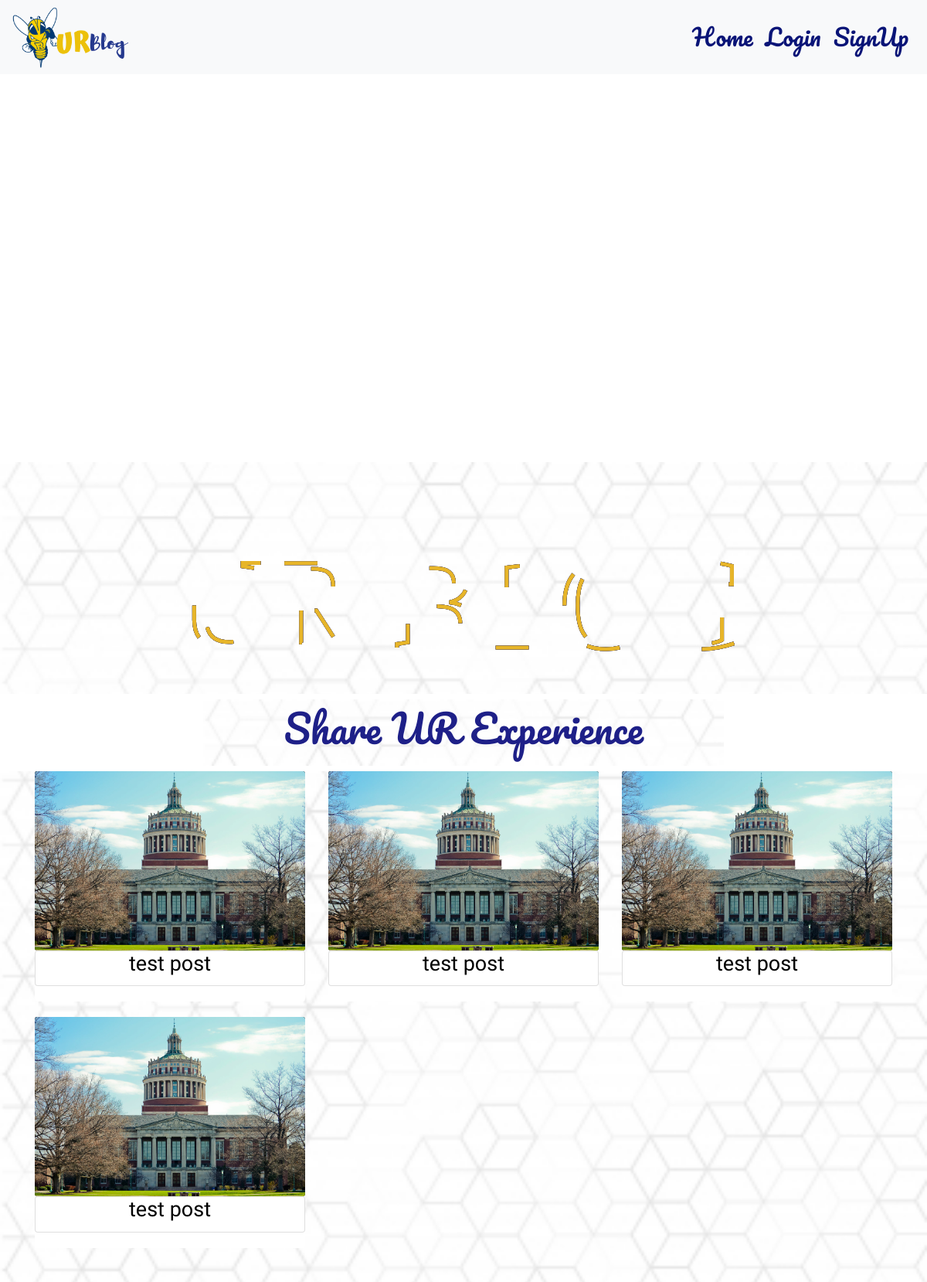
Before: / with the older database file.
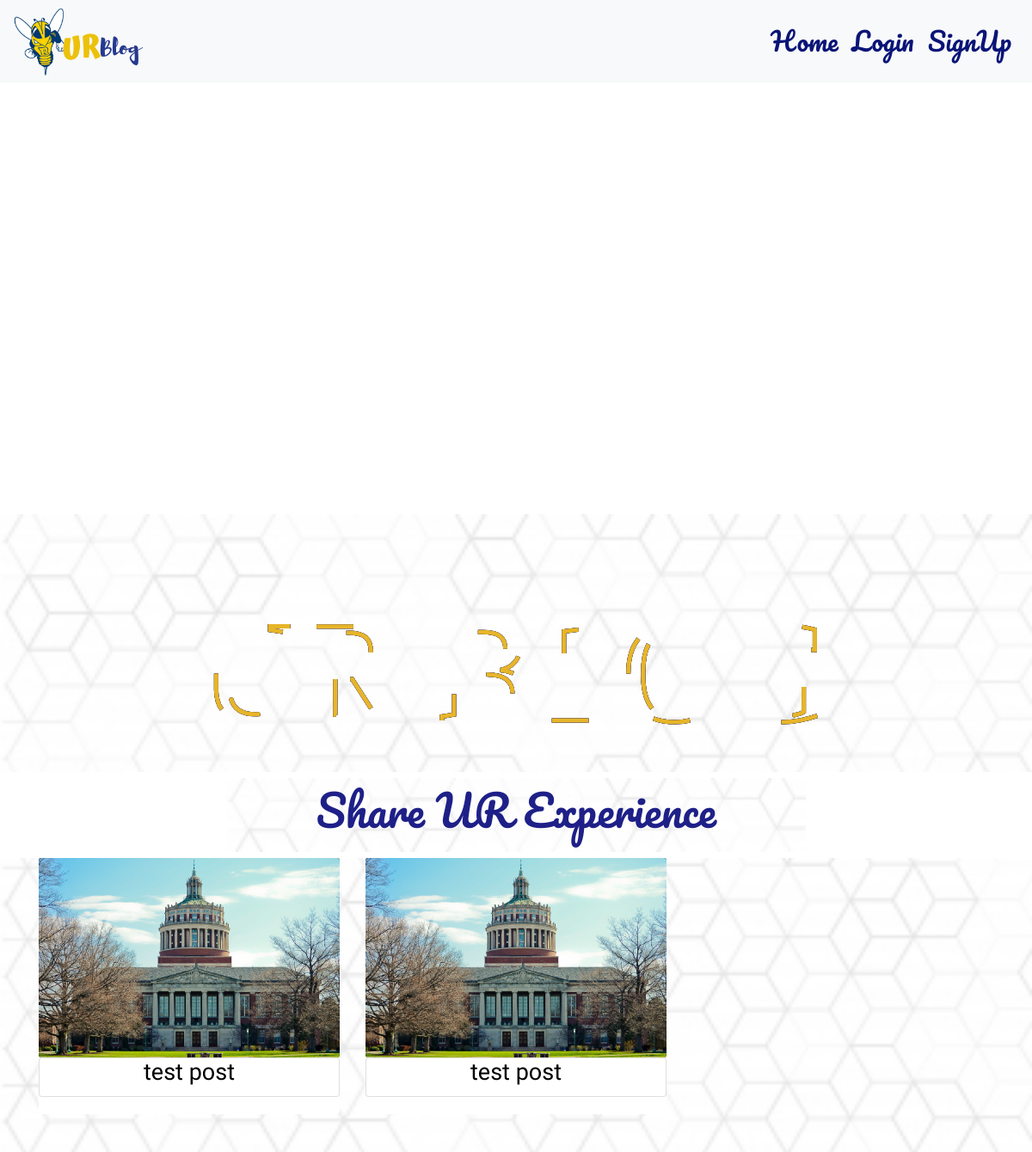
After: the same page with the newer database file.
### backend.py (models this page shows)
class Post(db.Model):
    __tablename__ = "Posts"
    id = db.Column(db.Integer, primary_key=True, autoincrement = True)
    title = db.Column(db.String(50), nullable = False)
    description = db.Column(db.String(128))
    time = db.Column(db.DateTime)
    picture = db.Column(db.String(50), nullable = True)
    user_id = db.Column(db.Integer, db.ForeignKey('Users.id'), nullable=False)
    comments = db.relationship('Comment', backref='post_of_comment', lazy=True)

### backend.py (the view)
@app.route('/')
def home():
    logged_in = checklogin()
    posts = Post.query.all()
    return render_template("Landing.html", logged_in=logged_in, posts=posts)

### backend.py (called while the page is built)
def checklogin():
    if current_user.is_authenticated:
        return True
    else:
        return False

### templates/Landing.html (shortened to what this page needs)
{%  extends "Header.html" %}
{% block content %}
<body >
    <ul class="slideshow">
      </ul>
   <div class = "back">
          {% if logged_in %}
            <a href="http://localhost:5000/create">
              <div class="box-1">
              <div class="btn btn-one">
              <span id="new">Share UR Experience</span>
              </div>
              </div>
            </a>
          {% else %}
            <a href="http://localhost:5000/login">
              <div class="box-1">
              <div class="btn btn-one">
              <span id="new">Share UR Experience</span>
              </div>
              </div>
            </a>
          {% endif %}
<div class = "container">
      <div class = "row text-center">
          {% for post in posts %}
          <div class ="col-md-4 col-sm-6">
              <div class = "card border-0">
                <a href="posts/{{post.id}}"> <img class ="card-img" src="/static/post_pictures/{{post.picture}}">
                  <div class = "card body">
                      <h4 class = "card-title" id = "text"> {{ post.title }} </h4>
                    </div>
                    <div class = "card-img-overlay text-center">
                </div>
                </a>
              </div>
            </div>
      {% endfor %}
    </div>
{% endblock %}

### templates/Header.html (shortened to what this page needs)
<!DOCTYPE html>
<html lang="en">
<head>
	<link rel="stylesheet" href="/static/mero.css">
	<link rel="stylesheet" href="https://stackpath.bootstrapcdn.com/bootstrap/4.3.1/css/bootstrap.min.css">
  <nav class="navbar navbar-light bg-light navbar-expand-md fixed-top">
    <a href="http://localhost:5000/"><img class="logo" src="/static/images/logo.png"></a>
    <div class="collapse navbar-collapse " id="forDisplay">
      <ul class="navbar-nav ml-auto">
        {% if logged_in %}
          <a class="nav-link" href="http://localhost:5000/">Home</a>
          <a class="nav-link" href="http://localhost:5000/logout">Logout</a>
          <a class="nav-link" href="http://localhost:5000/profile"><img class ="logo1" id="nav_img" src="/static/user_pictures/{{current_user.picture}}"></a>
        {% else %}
          <a class="nav-link" href="http://localhost:5000/">Home</a>
          <a class="nav-link" href="http://localhost:5000/login">Login</a>
          <a class="nav-link" href="http://localhost:5000/signup">SignUp</a>
        {% endif %}
      </ul>
    </div>
  </nav>
</head>
<br>
<br>
  {% block content %} {% endblock %}
</body>
<br>
</html>

### static/mero.css (style rules this page uses)
.back { background-image:url("images/home.jpg"); background-repeat:no-repeat; background-size:cover; }
#new { width: 100%; height: 100%; overflow: hidden; margin: 0; flex-direction: column; flex-wrap: wrap; font-family: 'Pacifico', cursive; font-size: 50px; display: block; color: #05077a; background-image:url("images/home.jpg"); background-size: 1000px 1000px; background-repeat: no-repeat; }
div[class*=box] { height: 30%; width: 100%; display: flex; justify-content: center; align-items: center; }
.box-1 { background-color: white; }
.btn { line-height: 100px; height: 100px; text-align: center; width: 700px; cursor: pointer; }
.btn-one { color: #000000; transition: all 0.3s; position: relative; }
.btn-one span { transition: all 0.3s; }
.btn-one::before { content: ''; position: absolute; bottom: 0; left: 0; width: 100%; height: 100%; z-index: 1; opacity: 0; transition: all 0.3s; border-top-width: 1px; border-bottom-width: 1px; border-top-style: solid; border-bottom-style: solid; border-top-color: #e7b529; border-bottom-color:#e7b529; transform: scale(0.1, 1); }
.btn-one::after { content: ''; position: absolute; bottom: 0; left: 0; width: 100%; height: 100%; z-index: 1; transition: all 0.3s; background-color: rgba(255,255,255,0.1); }
html, body { height: 80%; font-weight: 100; }
body { background: #030321; font-family: Arial; }
svg { display: block; font: 10.5em 'Montserrat'; height: 300px; margin: 0 auto; }
.card-img { width: 100%; height: 100%; background-color: black; background-size: cover; transition:all 0.3s ease-in-out; opacity:1; }
.card { margin-bottom: 20px !important; }
#text { font-family: 'Acme', sans-serif; font-size: 27px; color: black; }
.slideshow { position: relative; height: 550px; list-style: none; margin: 0; padding: 0; }
.logo { width: 150px; padding-top: -0x; }
.nav-link { padding-top:-100px; }
.navbar { font-family: 'Pacifico', cursive; display: block; font-size: 30px; }
.navbar .navbar-nav a { color: rgb(9, 20, 119) !important; }

Changed rows visible on the page:
removed Post: picture (placeholder picture), title "test post"
removed Post: picture (placeholder picture), title "test post"
